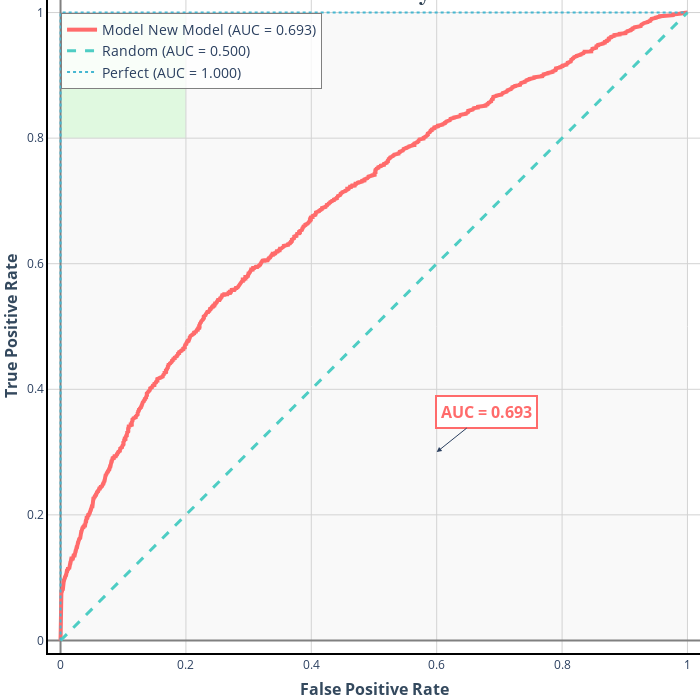
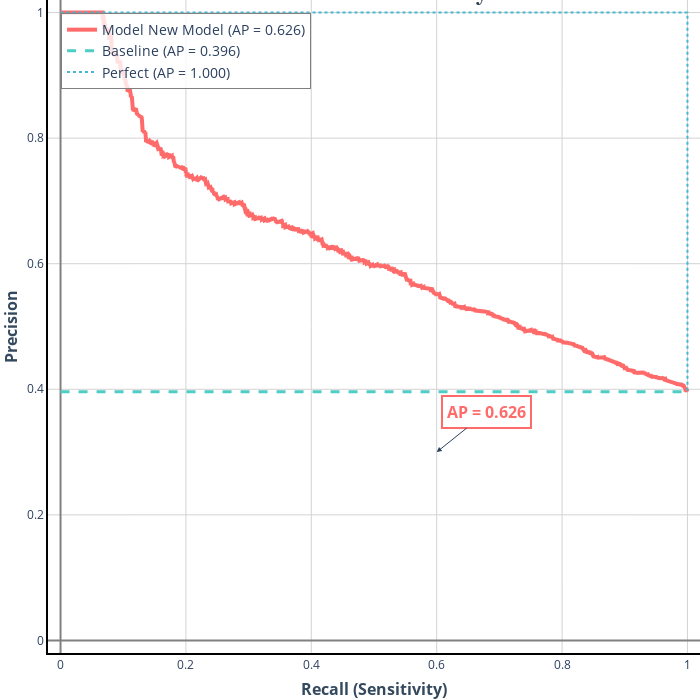
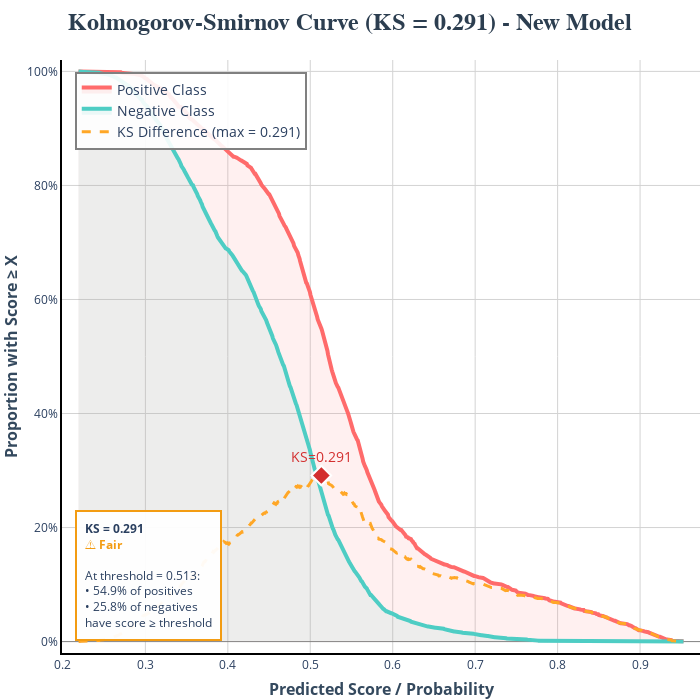
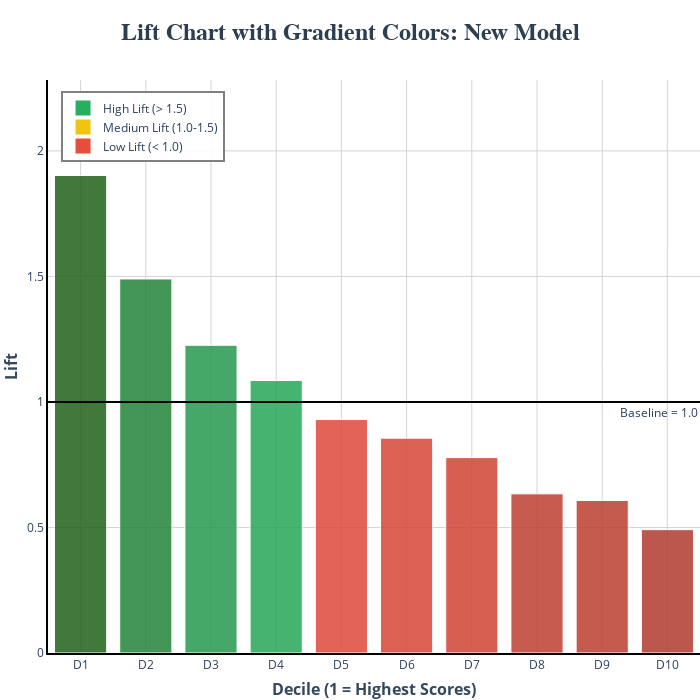

Source (notebook cell) for these figures, in order:
### Code cell
import pandas as pd
import numpy as np
from sklearn.metrics import roc_auc_score, accuracy_score, precision_score, recall_score, f1_score

from etl.util import prepare_dataset_without_leakage
from ml_features.features import prepare_features
from ml_features.customer_features import create_customer_features
from ml_features.sequence_features  import create_sequence_features
from ml_features.brand_features import create_brand_features
from ml_features.model_features import create_model_features
from ml_features.market_features import create_market_features
from ml_features.equipment_features import create_equipment_features
from ml_features.solution_complexity_features import create_solution_complexity_features
from ml_features.timeline_features import create_timeline_features, create_advanced_timeline_features, create_timeline_interaction_features
from ml_features.role_features import create_commercial_role_features
from ml_features.process_features import create_process_features
from ml_features.correction_features import create_correction_features
from ml_training.train_rf import train_rf
from ml_evaluation.dashboard import model_evaluation_report
from ml_evaluation.error_analysis import comprehensive_error_analysis, analyze_feature_contribution_to_errors, create_error_visualization

import warnings
warnings.filterwarnings('ignore')

# Load original clean quote data
df_quotes = pd.read_csv('cleaned_quote_data.csv')
df_quotes['dt_creation_devis'] = pd.to_datetime(df_quotes['dt_creation_devis'])
print(f"\n📊 Original quote data: {len(df_quotes):,} quotes from {df_quotes['numero_compte'].nunique():,} customers")


print("\n" + "="*80)
print("STRATEGY: CREATE FEATURES")
print("="*80)


# Create feature list
feature_funcs = [create_customer_features, create_sequence_features, create_brand_features, 
                 create_model_features, create_market_features,
                 create_equipment_features, create_solution_complexity_features,
                 create_timeline_features, create_advanced_timeline_features,
                 create_commercial_role_features, create_process_features
                 , create_correction_features
                ]


new_df = feature_funcs[0](df_quotes)
customer_df = new_df
for func in feature_funcs[1:]:
    new_df_ = func(df_quotes)

    new_df = pd.merge(new_df, new_df_, on='numero_compte', how='left', suffixes=('_dup', ''))
    new_df = new_df.drop(columns=[x for x in new_df.columns if '_dup' in x], errors='ignore')
    print(len(new_df))
    if func == create_sequence_features: sequence_df = new_df


# Now it's clear which column is which
y_new = new_df['converted']  # From sequence features
y_sequence = sequence_df['converted']  # From sequence features
y_customer = customer_df['converted']  # From customer features

# For modeling, use the sequence version
X_customer = customer_df.drop(columns=['numero_compte', 'converted'], errors='ignore')
X_customer_clean, y_customer_clean = prepare_features(X_customer, y_customer, "Customer Features")

X_sequence = sequence_df.drop(columns=['numero_compte', 'converted'], errors='ignore')
X_sequence_clean, y_sequence_clean = prepare_features(X_sequence, y_sequence, "Sequence Features")

new_df = create_timeline_interaction_features(new_df)
X_new = new_df.drop(columns=['numero_compte', 'converted'], errors='ignore')
X_new_clean, y_new_clean = prepare_features(X_new, y_new, "New Features")

print("\n" + "="*80)
print("MODEL TRAINING WITH PROPER VISUALIZATIONS")
print("="*80)

# Test 1: Customer features
print("\n🧪 CUSTOMER FEATURES MODEL")
result_customer = train_rf(X_customer_clean, y_customer_clean, 'customer_model')

# Create predictions for visualizations
X_test_customer = result_customer['X_test']
y_test_customer = result_customer['y_test']
y_pred_customer = result_customer['model'].predict(X_test_customer)
y_pred_proba_customer = result_customer['model'].predict_proba(X_test_customer)[:, 1]

# plots = log_all_plots(y_test, y_pred_proba, wandb_run_id, "Base Customer Model")
# for k, plot in plots.items():
#     plot.show()

# Test 2: Sequence features
print("\n🧪 SEQUENCE FEATURES MODEL")
result_sequence = train_rf(X_sequence_clean, y_sequence_clean, 'sequence_model')
X_test_seq = result_sequence['X_test']
y_test_seq = result_sequence['y_test']
y_pred_seq = result_sequence['model'].predict(X_test_seq)
y_pred_proba_seq = result_sequence['model'].predict_proba(X_test_seq)[:, 1]

# plots = log_all_plots(y_test_seq, y_pred_proba_seq, wandb_run_id, "Sequence Model")
# for k, plot in plots.items():
#     plot.show()

# Test 3: Sequence features
print("\n🧪 NEW FEATURES MODEL")
result_new = train_rf(X_new_clean, y_new_clean, 'new_model')
X_test_new = result_new['X_test']
y_test_new = result_new['y_test']
y_pred_new = result_new['model'].predict(X_test_new)
y_pred_proba_new = result_new['model'].predict_proba(X_test_new)[:, 1]

plots = log_all_plots(y_test_new, y_pred_proba_new, wandb_run_id, "New Model")
for k, plot in plots.items():
    plot.show()

### Figure 1 — Plotly figure (JSON) as saved in the notebook; plotly's stock layout.template omitted (floating-point values rounded to 4 significant figures; data arrays with more than 128 entries replaced by an {"elided": "..."} marker saying what was removed)
{"data": [{"hovertemplate": "FPR: %{x:.3f}<br>TPR: %{y:.3f}<br><extra></extra>", "line": {"color": "#FF6B6B", "dash": "solid", "width": 4}, "mode": "lines", "name": "Model New Model (AUC = 0.693)", "showlegend": true, "type": "scatter", "x": {"elided": "2056 float values"}, "xaxis": "x", "y": {"elided": "2056 float values"}, "yaxis": "y"}, {"line": {"color": "#4ECDC4", "dash": "dash", "width": 3}, "mode": "lines", "name": "Random (AUC = 0.500)", "showlegend": true, "type": "scatter", "x": [0, 1], "xaxis": "x", "y": [0, 1], "yaxis": "y"}, {"line": {"color": "#45B7D1", "dash": "dot", "width": 2}, "mode": "lines", "name": "Perfect (AUC = 1.000)", "showlegend": true, "type": "scatter", "x": [0, 0, 1], "xaxis": "x", "y": [0, 1, 1], "yaxis": "y"}], "layout": {"annotations": [{"arrowhead": 2, "ax": 50, "ay": -40, "bgcolor": "white", "bordercolor": "#FF6B6B", "borderpad": 4, "borderwidth": 2, "font": {"color": "#FF6B6B", "size": 16}, "showarrow": true, "text": "<b>AUC = 0.693</b>", "x": 0.6, "y": 0.3}], "height": 700, "hovermode": "x unified", "legend": {"bgcolor": "rgba(255, 255, 255, 0.8)", "bordercolor": "gray", "borderwidth": 1, "font": {"size": 14}, "x": 0.02, "y": 0.98}, "margin": {"b": 8, "l": 0, "r": 0, "t": 0}, "modebar": {"add": ["drawline", "drawopenpath", "drawclosedpath", "drawcircle", "drawrect", "eraseshape"], "remove": ["lasso2d", "select2d", "hoverClosestCartesian", "hoverCompareCartesian", "toggleSpikelines"]}, "paper_bgcolor": "white", "plot_bgcolor": "white", "shapes": [{"fillcolor": "rgba(0, 255, 0, 0.1)", "layer": "below", "line": {"width": 0}, "type": "rect", "x0": 0, "x1": 0.2, "xref": "x", "y0": 0.8, "y1": 1, "yref": "y"}, {"fillcolor": "rgba(128, 128, 128, 0.05)", "layer": "below", "line": {"width": 0}, "type": "rect", "x0": 0, "x1": 1, "xref": "x", "y0": 0, "y1": 1, "yref": "y"}], "title": {"font": {"color": "#2C3E50", "family": "Arial", "size": 24}, "text": "<b>ROC Curve Analysis</b>", "x": 0.5, "xanchor": "center"}, "width": 700, "xaxis": {"anchor": "y", "domain": [0, 1], "gridcolor": "lightgray", "gridwidth": 1, "linecolor": "black", "linewidth": 2, "range": [-0.02, 1.02], "showline": true, "tickfont": {"size": 12}, "title": {"font": {"color": "#34495E", "size": 16}, "text": "<b>False Positive Rate</b>"}, "zerolinecolor": "gray"}, "yaxis": {"anchor": "x", "domain": [0, 1], "gridcolor": "lightgray", "gridwidth": 1, "linecolor": "black", "linewidth": 2, "range": [-0.02, 1.02], "showline": true, "tickfont": {"size": 12}, "title": {"font": {"color": "#34495E", "size": 16}, "text": "<b>True Positive Rate</b>"}, "zerolinecolor": "gray"}}}

### Figure 2 — Plotly figure (JSON) as saved in the notebook; plotly's stock layout.template omitted (floating-point values rounded to 4 significant figures; data arrays with more than 128 entries replaced by an {"elided": "..."} marker saying what was removed)
{"data": [{"hovertemplate": "Recall: %{x:.3f}<br>Precision: %{y:.3f}<br><extra></extra>", "line": {"color": "#FF6B6B", "dash": "solid", "width": 4}, "mode": "lines", "name": "Model New Model (AP = 0.626)", "showlegend": true, "type": "scatter", "x": {"elided": "4709 float values"}, "y": {"elided": "4709 float values"}}, {"line": {"color": "#4ECDC4", "dash": "dash", "width": 3}, "mode": "lines", "name": "Baseline (AP = 0.396)", "showlegend": true, "type": "scatter", "x": [0, 1], "y": [0.396, 0.396]}, {"line": {"color": "#45B7D1", "dash": "dot", "width": 2}, "mode": "lines", "name": "Perfect (AP = 1.000)", "showlegend": true, "type": "scatter", "x": [0, 1, 1], "y": [1, 1, 0.396]}], "layout": {"annotations": [{"arrowhead": 2, "ax": 50, "ay": -40, "bgcolor": "white", "bordercolor": "#FF6B6B", "borderpad": 4, "borderwidth": 2, "font": {"color": "#FF6B6B", "size": 16}, "showarrow": true, "text": "<b>AP = 0.626</b>", "x": 0.6, "y": 0.3}], "height": 700, "hovermode": "x unified", "legend": {"bgcolor": "rgba(255, 255, 255, 0.8)", "bordercolor": "gray", "borderwidth": 1, "font": {"size": 14}, "x": 0.02, "y": 0.98}, "margin": {"b": 8, "l": 0, "r": 0, "t": 0}, "paper_bgcolor": "white", "plot_bgcolor": "white", "title": {"font": {"color": "#2C3E50", "family": "Arial", "size": 24}, "text": "<b>Precision-Recall Curve Analysis</b>", "x": 0.5, "xanchor": "center"}, "width": 700, "xaxis": {"anchor": "y", "domain": [0, 1], "gridcolor": "lightgray", "gridwidth": 1, "linecolor": "black", "linewidth": 2, "range": [-0.02, 1.02], "showline": true, "tickfont": {"size": 12}, "title": {"font": {"color": "#34495E", "size": 16}, "text": "<b>Recall (Sensitivity)</b>"}, "zerolinecolor": "gray"}, "yaxis": {"anchor": "x", "domain": [0, 1], "gridcolor": "lightgray", "gridwidth": 1, "linecolor": "black", "linewidth": 2, "range": [-0.02, 1.02], "showline": true, "tickfont": {"size": 12}, "title": {"font": {"color": "#34495E", "size": 16}, "text": "<b>Precision</b>"}, "zerolinecolor": "gray"}}}

### Figure 3 — Plotly figure (JSON) as saved in the notebook; plotly's stock layout.template omitted (floating-point values rounded to 4 significant figures; data arrays with more than 128 entries replaced by an {"elided": "..."} marker saying what was removed)
{"data": [{"fill": "tozeroy", "fillcolor": "rgba(255, 107, 107, 0.1)", "hovertemplate": "Score: %{x:.3f}<br>% Positive ≥ score: %{y:.1%}<br><extra></extra>", "line": {"color": "#FF6B6B", "width": 4}, "mode": "lines", "name": "Positive Class", "showlegend": true, "type": "scatter", "x": {"elided": "1000 float values"}, "y": {"elided": "1000 float values"}}, {"fill": "tozeroy", "fillcolor": "rgba(78, 205, 196, 0.1)", "hovertemplate": "Score: %{x:.3f}<br>% Negative ≥ score: %{y:.1%}<br><extra></extra>", "line": {"color": "#4ECDC4", "width": 4}, "mode": "lines", "name": "Negative Class", "showlegend": true, "type": "scatter", "x": {"elided": "1000 float values"}, "y": {"elided": "1000 float values"}}, {"hovertemplate": "Score: %{x:.3f}<br>KS Difference: %{y:.3f}<br><extra></extra>", "line": {"color": "#FFA726", "dash": "dash", "width": 3}, "mode": "lines", "name": "KS Difference (max = 0.291)", "showlegend": true, "type": "scatter", "x": {"elided": "1000 float values"}, "y": {"elided": "1000 float values"}}, {"hovertemplate": "Threshold: 0.513<br>KS: 0.291<br>% Positive ≥ threshold: 54.9%<br>% Negative ≥ threshold: 25.8%<br><extra></extra>", "marker": {"color": "#D32F2F", "line": {"color": "white", "width": 2}, "size": 15, "symbol": "diamond"}, "mode": "markers+text", "name": "KS Maximum", "showlegend": false, "text": ["KS=0.291"], "textfont": {"color": "#D32F2F", "size": 14}, "textposition": "top center", "type": "scatter", "x": [0.5134], "y": [0.2914]}], "layout": {"annotations": [{"align": "left", "bgcolor": "rgba(255, 255, 255, 0.95)", "bordercolor": "#F39C12", "borderpad": 8, "borderwidth": 2, "font": {"size": 12}, "showarrow": false, "text": "<b>KS = 0.291</b><br><span style='color:#F39C12'><b>⚠️ Fair</b></span><br><br>At threshold = 0.513:<br>• 54.9% of positives<br>• 25.8% of negatives<br>have score ≥ threshold", "x": 0.02, "xref": "paper", "y": 0.02, "yref": "paper"}], "height": 700, "hovermode": "x unified", "legend": {"bgcolor": "rgba(255, 255, 255, 0.9)", "bordercolor": "gray", "borderwidth": 2, "font": {"size": 14}, "x": 0.02, "y": 0.98}, "margin": {"b": 8, "l": 0, "r": 0, "t": 60}, "paper_bgcolor": "white", "plot_bgcolor": "white", "title": {"font": {"color": "#2C3E50", "family": "Arial", "size": 24}, "text": "<b>Kolmogorov-Smirnov Curve (KS = 0.291) - New Model</b>", "x": 0.5, "xanchor": "center"}, "width": 700, "xaxis": {"anchor": "y", "domain": [0, 1], "gridcolor": "lightgray", "gridwidth": 1, "linecolor": "black", "linewidth": 2, "range": [0.1989, 0.9727], "showline": true, "tickfont": {"size": 12}, "title": {"font": {"color": "#34495E", "size": 16}, "text": "<b>Predicted Score / Probability</b>"}}, "yaxis": {"anchor": "x", "domain": [0, 1], "gridcolor": "lightgray", "gridwidth": 1, "linecolor": "black", "linewidth": 2, "range": [-0.02, 1.02], "showline": true, "tickfont": {"size": 12}, "tickformat": ".0%", "title": {"font": {"color": "#34495E", "size": 16}, "text": "<b>Proportion with Score ≥ X</b>"}, "zeroline": true, "zerolinecolor": "gray", "zerolinewidth": 1}}}

### Figure 4 — Plotly figure (JSON) as saved in the notebook; plotly's stock layout.template omitted (floating-point values rounded to 4 significant figures)
{"data": [{"customdata": [0.7531, 0.59, 0.4854, 0.4298, 0.3682, 0.3389, 0.3082, 0.251, 0.2406, 0.1946], "hovertemplate": "Decile %{x}<br>Lift: %{y:.2f}x<br>Response Rate: %{customdata:.1%}<br><extra></extra>", "marker": {"color": ["rgb(33,97,25)", "rgb(35,132,57)", "rgb(37,154,78)", "rgb(38,166,89)", "rgb(223,73,58)", "rgb(215,70,56)", "rgb(207,68,53)", "rgb(191,63,49)", "rgb(188,62,49)", "rgb(176,58,46)"], "line": {"color": "white", "width": 1}}, "name": "Lift per Decile", "opacity": 0.85, "showlegend": false, "type": "bar", "x": [1, 2, 3, 4, 5, 6, 7, 8, 9, 10], "y": [1.902, 1.49, 1.226, 1.085, 0.9298, 0.8559, 0.7783, 0.634, 0.6076, 0.4913]}, {"marker": {"color": "#27AE60", "size": 15, "symbol": "square"}, "mode": "markers", "name": "High Lift (> 1.5)", "showlegend": true, "type": "scatter", "x": [null], "y": [null]}, {"marker": {"color": "#F1C40F", "size": 15, "symbol": "square"}, "mode": "markers", "name": "Medium Lift (1.0-1.5)", "showlegend": true, "type": "scatter", "x": [null], "y": [null]}, {"marker": {"color": "#E74C3C", "size": 15, "symbol": "square"}, "mode": "markers", "name": "Low Lift (< 1.0)", "showlegend": true, "type": "scatter", "x": [null], "y": [null]}], "layout": {"annotations": [{"font": {"size": 12}, "showarrow": false, "text": "Baseline = 1.0", "x": 1, "xanchor": "right", "xref": "x domain", "y": 1, "yanchor": "top", "yref": "y"}], "height": 700, "hovermode": "x unified", "legend": {"bgcolor": "rgba(255, 255, 255, 0.9)", "bordercolor": "gray", "borderwidth": 2, "font": {"size": 12}, "x": 0.02, "y": 0.98}, "margin": {"b": 8, "l": 0, "r": 0, "t": 80}, "paper_bgcolor": "white", "plot_bgcolor": "white", "shapes": [{"line": {"color": "black", "dash": "solid", "width": 2}, "type": "line", "x0": 0, "x1": 1, "xref": "x domain", "y0": 1, "y1": 1, "yref": "y"}], "title": {"font": {"color": "#2C3E50", "family": "Arial", "size": 24}, "text": "<b>Lift Chart with Gradient Colors: New Model</b>", "x": 0.5, "xanchor": "center"}, "width": 700, "xaxis": {"anchor": "y", "domain": [0, 1], "gridcolor": "lightgray", "gridwidth": 1, "linecolor": "black", "linewidth": 2, "showline": true, "tickfont": {"size": 12}, "tickmode": "array", "ticktext": ["D1", "D2", "D3", "D4", "D5", "D6", "D7", "D8", "D9", "D10"], "tickvals": [1, 2, 3, 4, 5, 6, 7, 8, 9, 10], "title": {"font": {"color": "#34495E", "size": 16}, "text": "<b>Decile (1 = Highest Scores)</b>"}}, "yaxis": {"anchor": "x", "domain": [0, 1], "gridcolor": "lightgray", "gridwidth": 1, "linecolor": "black", "linewidth": 2, "range": [0, 2.282], "showline": true, "tickfont": {"size": 12}, "title": {"font": {"color": "#34495E", "size": 16}, "text": "<b>Lift</b>"}}}}
